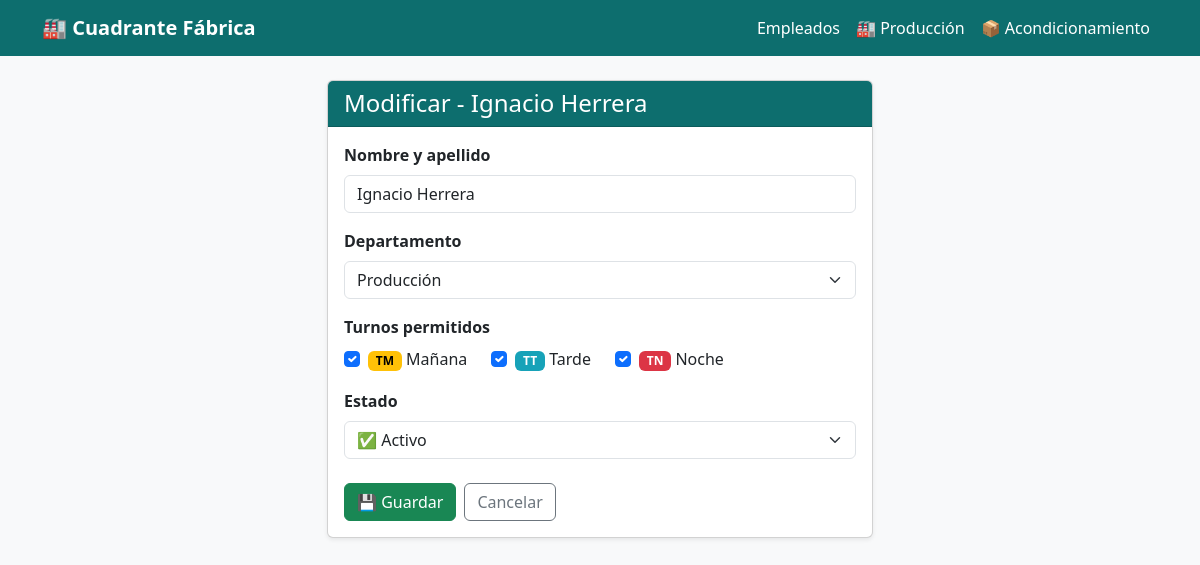
Page /employees/2/edit/ on the earlier database version.
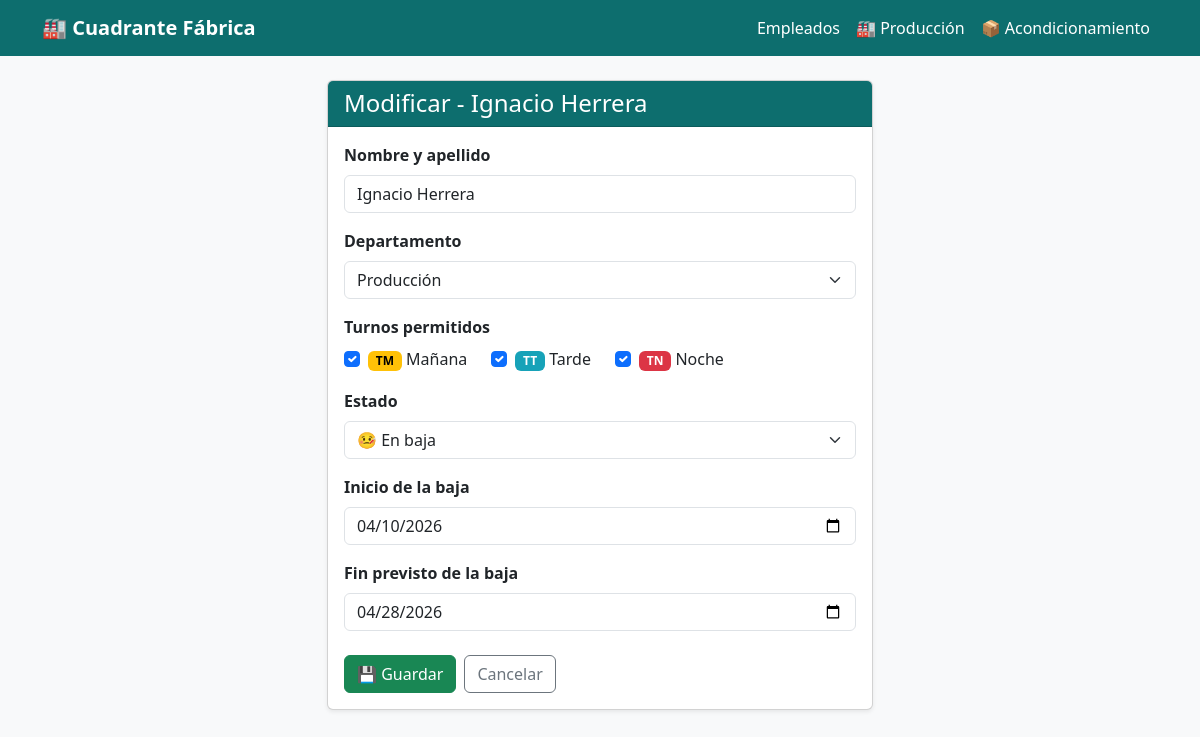
Same page on the later database version.
### employees/models.py (models this page shows, shortened)
class Employee(models.Model):
    DEPARTAMENTO_CHOICES = [
        ('produccion',        'Producción'),
        ('acondicionamiento', 'Acondicionamiento'),
    ]
    name           = models.CharField(max_length=100)
    departamento   = models.CharField(max_length=20, choices=DEPARTAMENTO_CHOICES, default='produccion')
    puede_TM       = models.BooleanField(default=True, verbose_name='TM')
    puede_TT       = models.BooleanField(default=True, verbose_name='TT')
    puede_TN       = models.BooleanField(default=True, verbose_name='TN')
    en_baja        = models.BooleanField(default=False, verbose_name='En baja')
    baja_inicio    = models.DateField(null=True, blank=True, verbose_name='Inicio baja')
    baja_fin       = models.DateField(null=True, blank=True, verbose_name='Fin baja')
    class Meta:
        ordering = ['departamento', 'name']

### employees/views.py (the view, shortened to what this page needs)
# urls.py: path('<int:pk>/edit/',   views.employee_edit,   name='employee_edit'),
def employee_edit(request, pk):
    employee = get_object_or_404(Employee, pk=pk)
    old_en_baja    = employee.en_baja
    old_baja_inicio = employee.baja_inicio
    form = EmployeeForm(request.POST or None, instance=employee)
    return render(request, 'employees/employee_form.html', {
        'form':  form,
        'title': f'Modificar - {employee.name}',
    })

### employees/templates/employees/employee_form.html (shortened to what this page needs)
{% extends 'base.html' %}
{% block content %}
<div class="row justify-content-center">
  <div class="col-md-6">
    <div class="card shadow-sm">
      <div class="card-header" style="background-color:#0d6e6e; color:white;">
        <h4 class="mb-0">{{ title }}</h4>
      </div>
      <div class="card-body">
        <form method="post">
          <div class="mb-3">
            <label class="form-label fw-bold">Nombre y apellido</label>
            {{ form.name }}
          </div>
          <div class="mb-3">
            <label class="form-label fw-bold">Departamento</label>
            {{ form.departamento }}
          </div>
          <div class="mb-3">
            <label class="form-label fw-bold d-block">Turnos permitidos</label>
            <div class="d-flex gap-4 mt-2">
              <div class="form-check">
                {{ form.puede_TM }}
                <label class="form-check-label">
                  <span class="badge" style="background-color:#ffc107; color:#000;">TM</span> Mañana
                </label>
              </div>
              <div class="form-check">
                {{ form.puede_TT }}
                <label class="form-check-label">
                  <span class="badge" style="background-color:#17a2b8; color:#fff;">TT</span> Tarde
                </label>
              </div>
              <div class="form-check">
                {{ form.puede_TN }}
                <label class="form-check-label">
                  <span class="badge" style="background-color:#dc3545; color:#fff;">TN</span> Noche
                </label>
              </div>
            </div>
          </div>
          <div class="mb-3">
            <label class="form-label fw-bold">Estado</label>
            <select name="estado" class="form-select" id="estado-select">
              <option value="activo" {% if not form.instance.en_baja %}selected{% endif %}>✅ Activo</option>
              <option value="baja"   {% if form.instance.en_baja %}selected{% endif %}>🤒 En baja</option>
            </select>
          </div>
          <div id="baja-fechas" style="display:{% if form.instance.en_baja %}block{% else %}none{% endif %};">
            <div class="mb-3">
              <label class="form-label fw-bold">Inicio de la baja</label>
              {{ form.baja_inicio }}
            </div>
            <div class="mb-3">
              <label class="form-label fw-bold">Fin previsto de la baja</label>
              {{ form.baja_fin }}
            </div>
          </div>
          <div class="d-flex gap-2 mt-4">
            <button type="submit" class="btn btn-success">💾 Guardar</button>
            <a href="{% url 'employee_list' %}" class="btn btn-outline-secondary">Cancelar</a>
          </div>
        </form>
      </div>
    </div>
  </div>
</div>
{% endblock %}

Differences in the rows shown:
changed Employee "Ignacio Herrera": estado "✅ Activo" → "🤒 En baja"; en_baja False → True (drawn); baja_inicio (not shown) → "04/10/2026"; baja_fin (not shown) → "04/28/2026"
Other differences:
text now shown: "Inicio de la baja Fin previsto de la baja"
